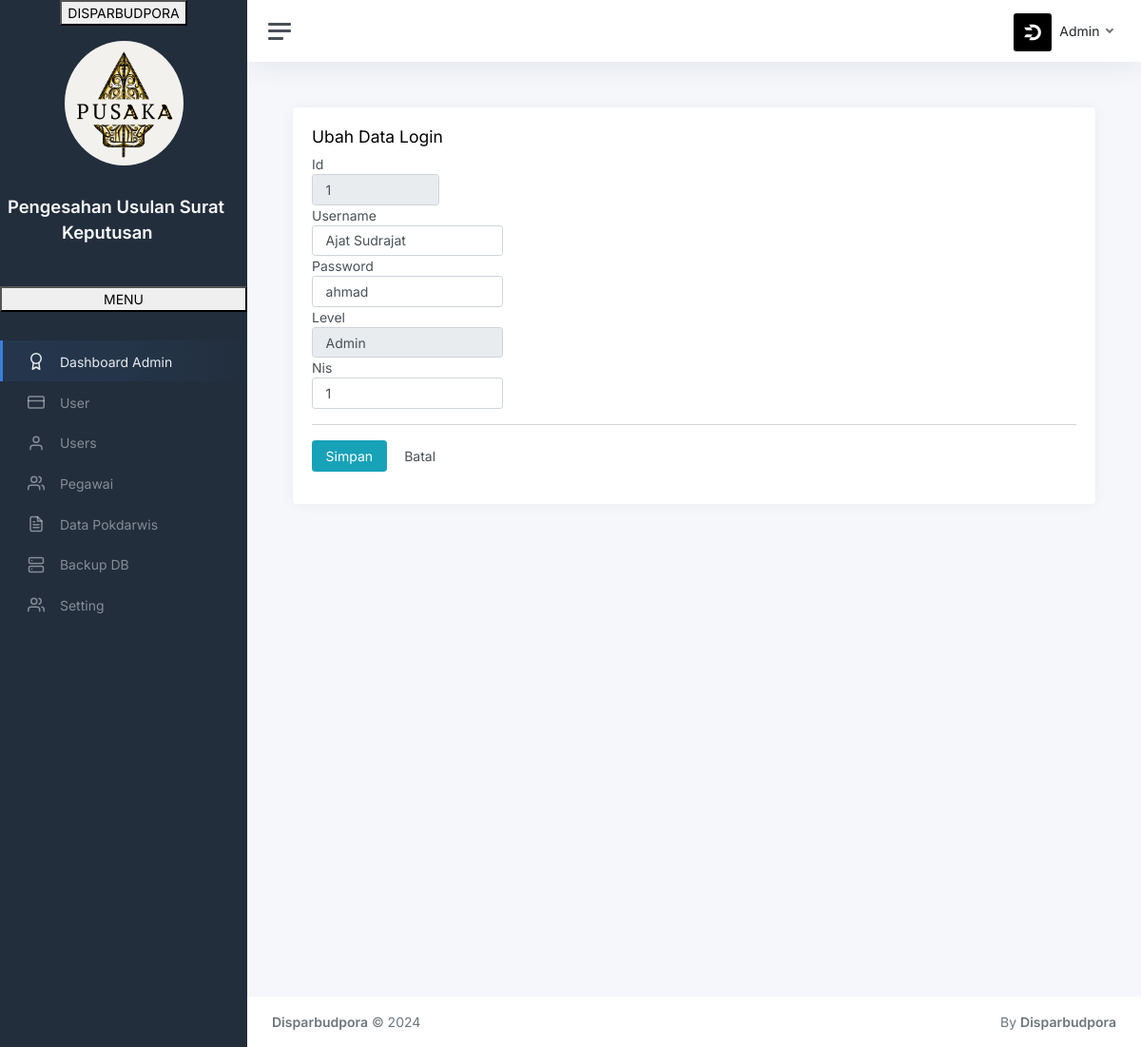
Screenshot of /index.php?page=ubah&id=1 (signed in) with the database file from the repository.
### tables this page shows
CREATE TABLE `user` (
  `id` bigint(12) NOT NULL AUTO_INCREMENT,
  `username` varchar(30) NOT NULL,
  `password` varchar(30) NOT NULL,
  `level` varchar(30) NOT NULL,
  `nis` varchar(9) NOT NULL,
  PRIMARY KEY (`id`)
);

### user/form-ubah.php (the view, shortened to what this page needs)
<div class="row">
  <div class="col-md-12">
    <div class="page-header">
      <h4>
        Ubah Data Login
      </h4>
    </div>
    <?php
    if (isset($_GET['id'])) {
      $id   = $_GET['id'];
      $query = mysqli_query($db, "SELECT * FROM user WHERE id='$id'") or die('Query Error : ' . mysqli_error($db));
      while ($data  = mysqli_fetch_assoc($query)) {
        $id        = $data['id'];
        $username  = $data['username'];
        $password  = $data['password'];
        $level     = $data['level'];
        $nis       = $data['nis'];
      }
    }
    ?>
    <div class="panel panel-default">
      <div class="panel-body">
        <form class="form-horizontal" method="POST" action="?page=proses-ubah">
          <div class="form-group">
            <label class="col-sm-2 control-label">Id</label>
            <div class="col-sm-2">
              <input type="text" class="form-control" name="id" value="<?php echo $id; ?>" readonly>
            </div>
          </div>
          <div class="form-group">
            <label class="col-sm-2 control-label">Username</label>
            <div class="col-sm-3">
              <input type="text" class="form-control" name="username" autocomplete="off" value="<?php echo $username; ?>" required>
            </div>
          </div>
          <div class="form-group">
            <label class="col-sm-2 control-label">Password</label>
            <div class="col-sm-3">
              <input type="text" class="form-control" name="password" autocomplete="off" value="<?php echo $password; ?>" required>
            </div>
          </div>
          <div class="form-group">
            <label class="col-sm-2 control-label">Level</label>
            <div class="col-sm-3">
              <select class="form-control" name="level" placeholder="Pilih level" readonly>
                <option value="<?php echo $level; ?>"><?php echo $level; ?></option>
              </select>
            </div>
          </div>
          <div class="form-group">
            <label class="col-sm-2 control-label">Nis</label>
            <div class="col-sm-3">
              <input type="text" class="form-control" name="nis" autocomplete="off" value="<?php echo $nis; ?>" required>
            </div>
          </div>
          <hr />
          <div class="form-group">
            <div class="col-sm-offset-2 col-sm-10">
              <input type="submit" class="btn btn-info btn-submit" name="simpan" value="Simpan">
              <a href="index.php" class="btn btn-default btn-reset">Batal</a>
            </div>
          </div>
        </form>
      </div>
    </div>
  </div>
</div>

### rows the page displays
user: id "1", username "Ajat Sudrajat", password "ahmad", level "Admin", nis "1"

### other values shown
$_SESSION['level'] "Admin"
